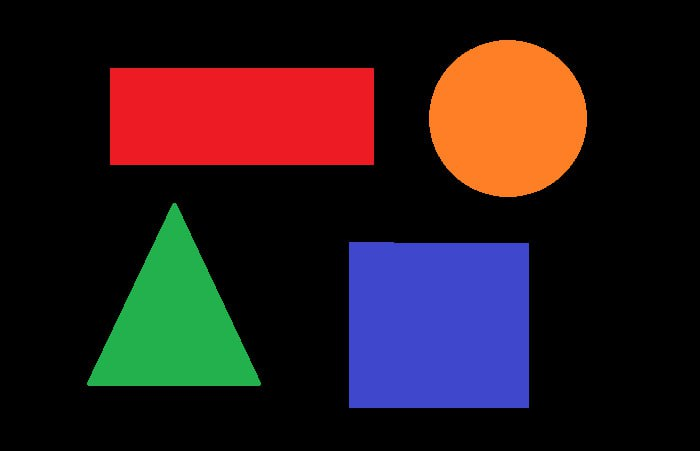
//> input picture FindContours/IMG.jpg, 700 x 451 px
$ ./main   (built with g++ and OpenCV 4)
//> lines starting //> are read from the running program, lines starting //| are printed output that depends on the picture; after the words box and inside, x2 and y2 are one past the last pixel; in counts of white or black regions, pixels touching at a corner belong together
#include <iostream>
#include "opencv2/imgproc.hpp"
#include "opencv2/imgcodecs.hpp"
#include "opencv2/highgui.hpp"

using namespace cv;
using namespace std;

int main (){

    Mat image = cv::imread("C:/Qt_projects/projects/opencv_test/IMG.jpg");
//> image is the input picture: 451 rows x 700 cols, CV_8UC3; mean B, G, R 28.8, 26.1, 42.9
    if(image.empty()){
        std::cout << "not image";
        return -1;
    }
    namedWindow("Find contours", WINDOW_AUTOSIZE);

    Mat img_gray, img_thresh, img_blur;

    blur(image, img_blur, Size(3,3));
    cvtColor(img_blur, img_gray, COLOR_BGR2GRAY);
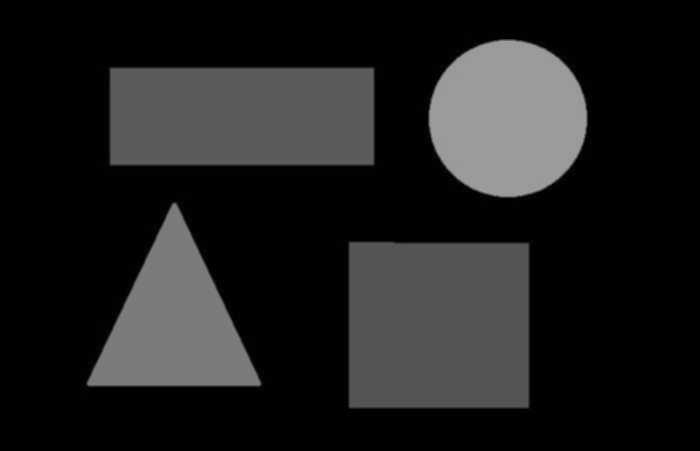
//> img_gray: 451 rows x 700 cols, CV_8UC1; min 0, max 157, mean 31.4
    threshold(img_gray, img_thresh, 70, 255, THRESH_BINARY);
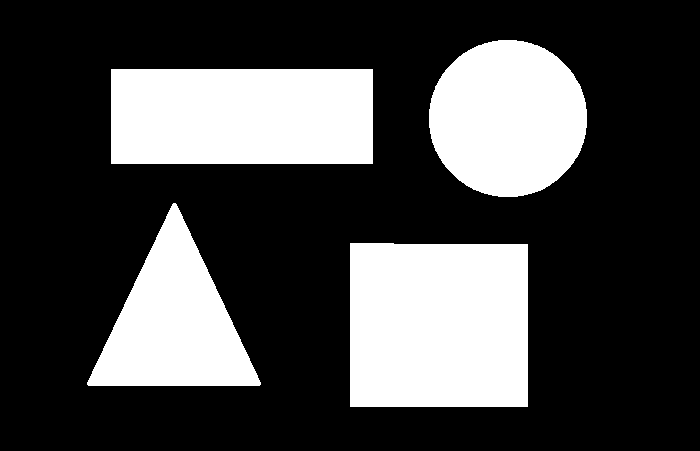
//> img_thresh: 451 rows x 700 cols, CV_8UC1; 28.5% white; 4 white regions

    vector<vector<Point>> contours;
    vector<Vec4i> hierarchy;
    vector<Point> approxCurve;
    findContours(img_thresh, contours, hierarchy, RETR_TREE, CHAIN_APPROX_NONE);
//> contours = 4 contours; box (x1, y1, x2, y2) and area: (350, 243, 528, 407) 28718, (111, 69, 373, 164) 24534, (429, 40, 587, 197) 19323, (87, 203, 261, 386) 16206
    Mat image_copy = image.clone();
    drawContours(image_copy, contours, -1, Scalar(0, 255, 0), 2);
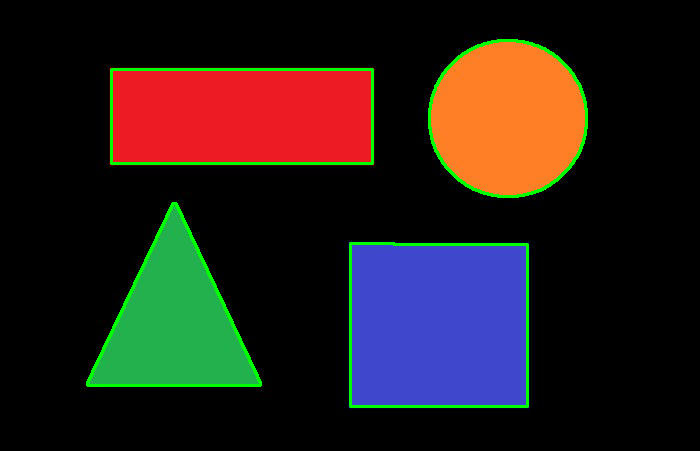
//> image_copy: 451 rows x 700 cols, CV_8UC3; 2.47% of pixels changed, all inside (x1, y1, x2, y2) = (86, 39, 588, 408)

    for(size_t i=0; i<contours.size(); ++i){
        Rect rect = boundingRect(contours[i]);
        Point center = Point(rect.x+rect.width/2-50 , rect.y+rect.height-50);

        if (contours[i].size()){
            double epsilon = 0.01*arcLength(contours[i], true);
            approxPolyDP(contours[i], approxCurve, epsilon, true);
            if (approxCurve.size()){
                if (approxCurve.size() == 3)
                {
                    putText(image_copy, "triangle", center, FONT_ITALIC, 1, {255,255,255});
                }
                else if(approxCurve.size() == 4)
                {
                    if (rect.width/100 == rect.height/100)
                    {
                        putText(image_copy, "square", center, FONT_ITALIC, 1, {255,255,255});
                    }
                    else
                    {
                        putText(image_copy, "rectangle", center, FONT_ITALIC, 1, {255,255,255});
                    }
                }
                else if(approxCurve.size() > 8)
                {
                    putText(image_copy, "circle", center, FONT_ITALIC, 1, {255,255,255});
                }
            }
        }
    }
//> this loop made 4 passes
//> (rect, center, epsilon, approxCurve) on pass 2: (Rect(87, 203, 174, 183), Point(124, 336), 6.09, 3 Points (x, y): [173, 203], [87, 384], [259, 385])
//> (rect, center, epsilon) on passes 1, 3, 4: (Rect(350, 243, 178, 164), Point(389, 357), 6.79), (Rect(111, 69, 262, 95), Point(192, 114), 7.1), (Rect(429, 40, 158, 157), Point(458, 147), 5.18)
//> pass 1, `putText(image_copy, "square", center, FONT_ITALIC, 1, {255,255,255});`:
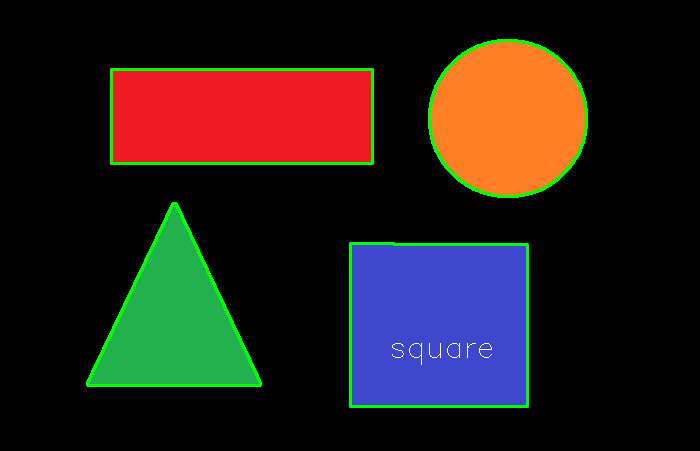
//> image_copy: 451 rows x 700 cols, CV_8UC3; 0.08% of pixels changed, all inside (x1, y1, x2, y2) = (392, 343, 492, 365)
//> pass 2, `putText(image_copy, "triangle", center, FONT_ITALIC, 1, {255,255,255});`:
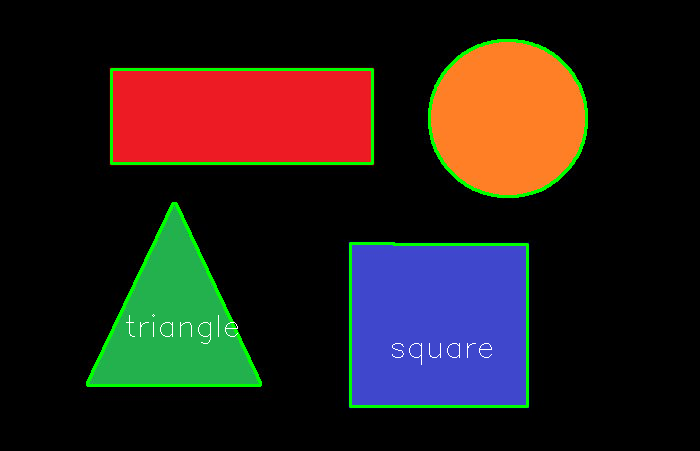
//> image_copy: 451 rows x 700 cols, CV_8UC3; 0.09% of pixels changed, all inside (x1, y1, x2, y2) = (126, 314, 238, 344)
//> pass 3, `putText(image_copy, "rectangle", center, FONT_ITALIC, 1, {255,255,255});`:
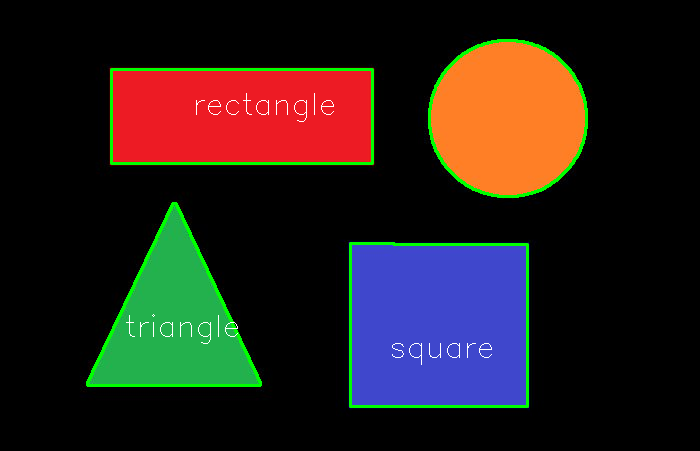
//> image_copy: 451 rows x 700 cols, CV_8UC3; 0.11% of pixels changed, all inside (x1, y1, x2, y2) = (196, 93, 334, 122)
//> after the loop:
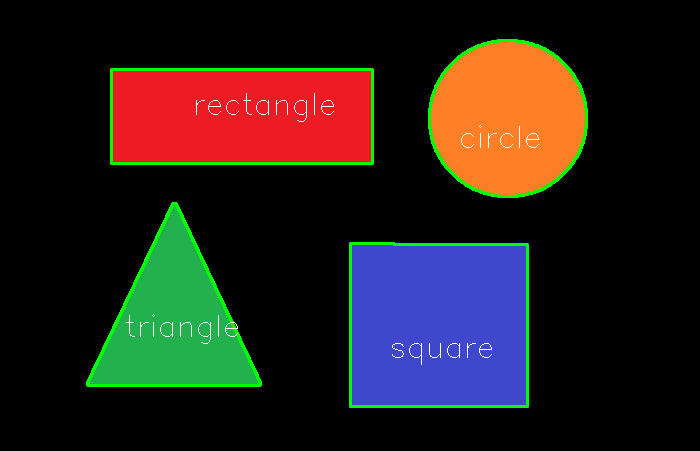
//> image_copy: 451 rows x 700 cols, CV_8UC3; 0.05% of pixels changed, all inside (x1, y1, x2, y2) = (461, 125, 539, 148)
//> after the loop, approxCurve = contour of 16 points, box (x1, y1, x2, y2) (429, 40, 587, 197), area 19013

    imshow("None approximation", image_copy);
    waitKey(0);
    destroyAllWindows();

    return 0;
}
